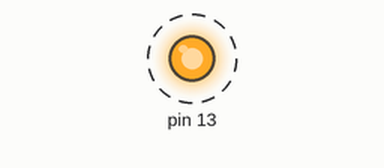
This sketch was run on a simulated Arduino Uno, built with avr-gcc and run on an emulated ATmega328P. Parts: output pins drawn as LEDs (lit = HIGH). Dashed ring = blinking.

Above: at 0.2 s.
Timing chart, 0 to 4.6 s (numbered marks = the images above):
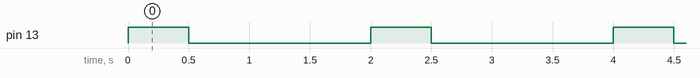

The sketch:

sheet_1__Q1.ino
```cpp
void setup() {
  // put your setup code here, to run once:
 pinMode(13,OUTPUT);

}

void loop() {
  // put your main code here, to run repeatedly:
  digitalWrite(13,HIGH);
  delay(500);
  digitalWrite(13,LOW);
  delay(1500);

}
```

Measured:
- by itself, pin 13: alternates HIGH for 0.50 s and LOW for 1.5 s
